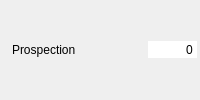
       <widget class="QWidget" name="widget_prospection" native="true">
        <property name="minimumSize">
         <size>
          <width>200</width>
          <height>26</height>
         </size>
        </property>
        <layout class="QHBoxLayout" name="horizontalLayout_10">
         <property name="spacing">
          <number>2</number>
         </property>
         <property name="leftMargin">
          <number>3</number>
         </property>
         <property name="topMargin">
          <number>3</number>
         </property>
         <property name="rightMargin">
          <number>3</number>
         </property>
         <property name="bottomMargin">
          <number>3</number>
         </property>
         <item>
          <widget class="QLabel" name="label_19">
           <property name="text">
            <string/>
           </property>
           <property name="pixmap">
            <pixmap resource="../../resources/resources.qrc">:/images/Aptitudes/prospection.png</pixmap>
           </property>
          </widget>
         </item>
         <item>
          <widget class="QLabel" name="label_prospection">
           <property name="text">
            <string>Prospection</string>
           </property>
          </widget>
         </item>
         <item>
          <spacer name="horizontalSpacer_11">
           <property name="orientation">
            <enum>Qt::Horizontal</enum>
           </property>
           <property name="sizeHint" stdset="0">
            <size>
             <width>37</width>
             <height>12</height>
            </size>
           </property>
          </spacer>
         </item>
         <item>
          <widget class="QSpinBox" name="sp_prospec">
           <property name="focusPolicy">
            <enum>Qt::NoFocus</enum>
           </property>
           <property name="autoFillBackground">
            <bool>true</bool>
           </property>
           <property name="frame">
            <bool>false</bool>
           </property>
           <property name="alignment">
            <set>Qt::AlignRight|Qt::AlignTrailing|Qt::AlignVCenter</set>
           </property>
           <property name="buttonSymbols">
            <enum>QAbstractSpinBox::NoButtons</enum>
           </property>
           <property name="suffix">
            <string/>
           </property>
           <property name="minimum">
            <number>-999999</number>
           </property>
           <property name="maximum">
            <number>9999999</number>
           </property>
           <property name="stepType">
            <enum>QAbstractSpinBox::DefaultStepType</enum>
           </property>
          </widget>
         </item>
        </layout>
       </widget>
